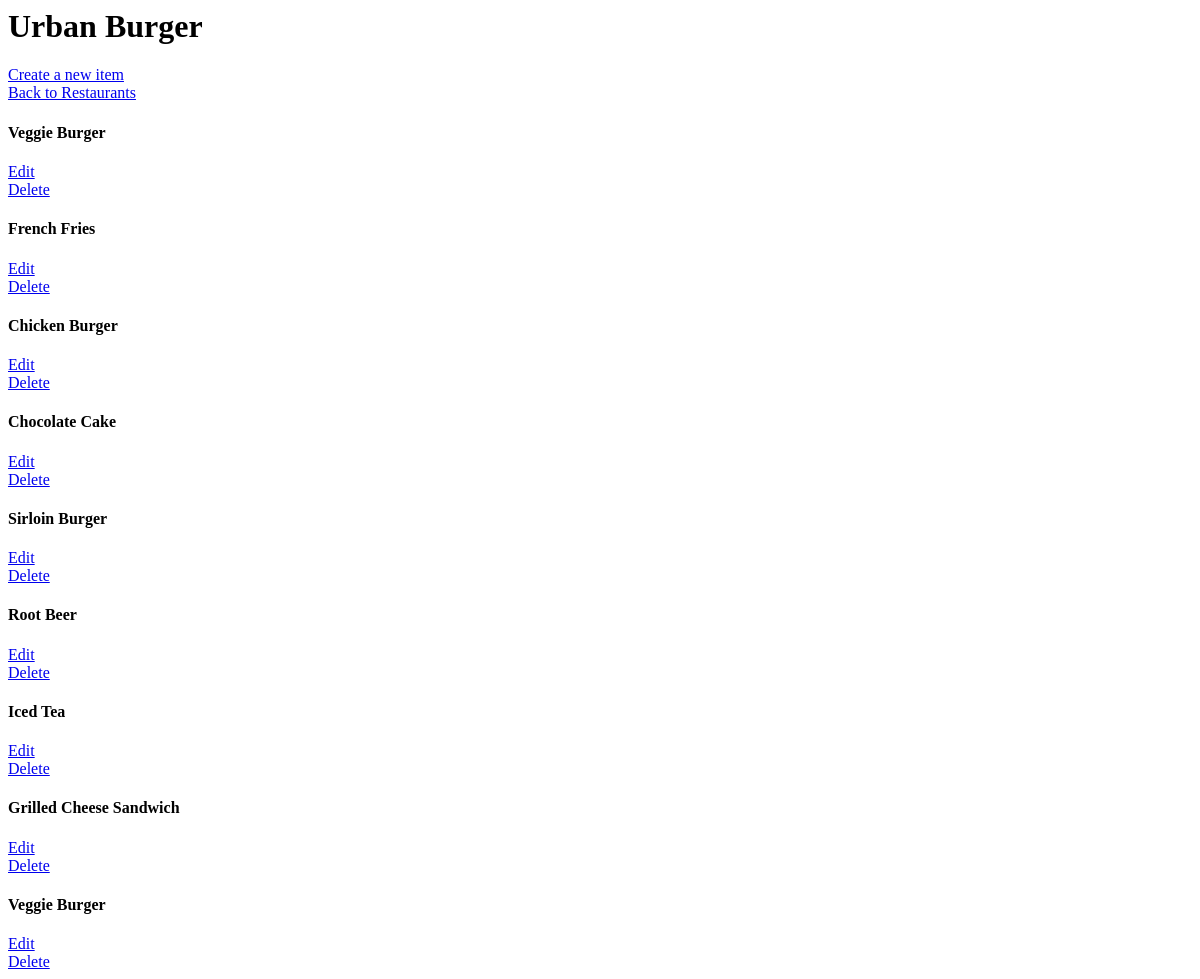
/restaurant/1/menu, run on an earlier commit of the app's database.
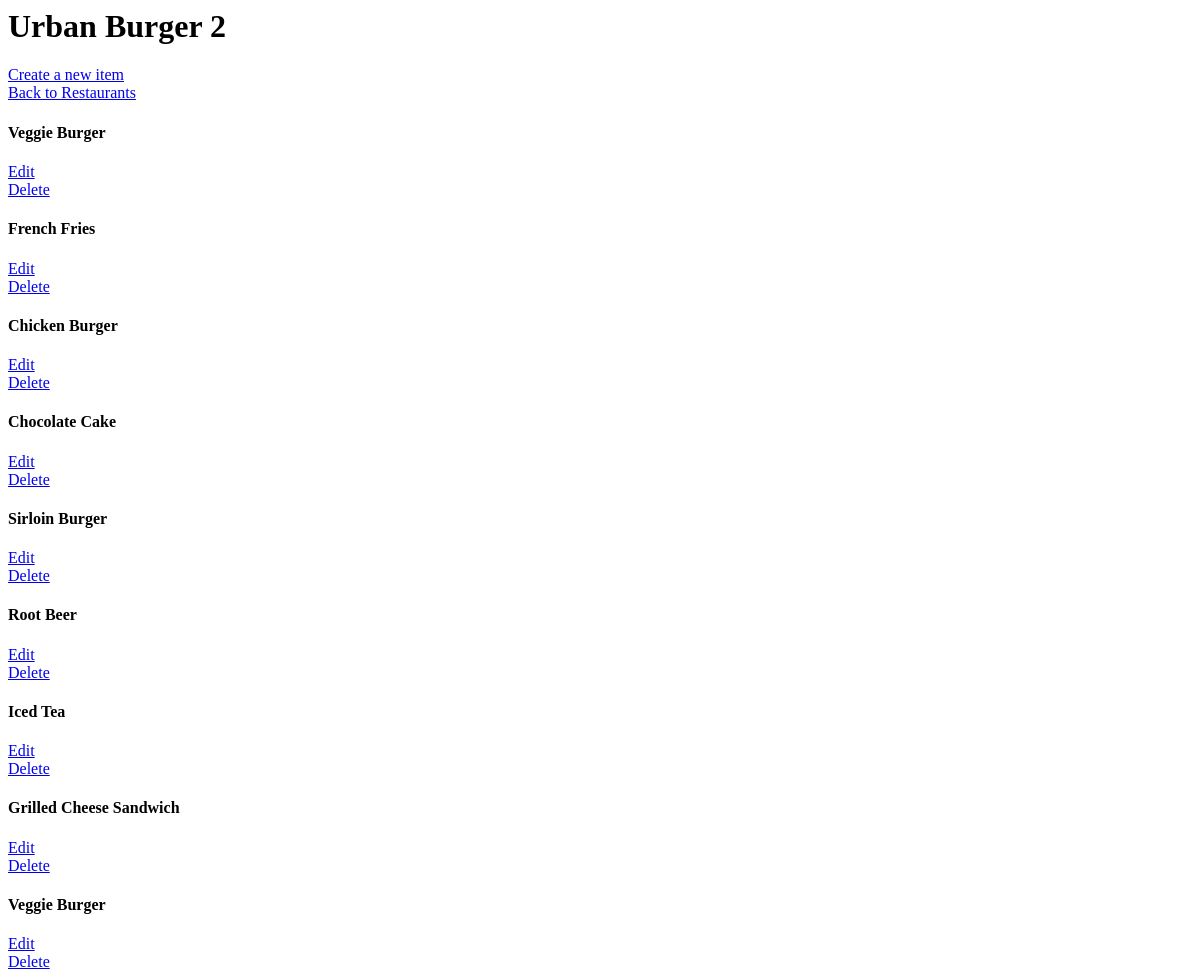
And on a later commit of the database.
### database_setup.py (models this page shows, shortened)
class Restaurant(Base):
    __tablename__ = 'restaurant'
    id = Column(Integer, primary_key=True)
    name = Column(String(250), nullable=False)

### main.py (the view)
@app.route('/restaurant/<int:restaurant_id>')
@app.route('/restaurant/<int:restaurant_id>/menu')
def showMenu(restaurant_id):
    restaurant = session.query(Restaurant).filter_by(id = restaurant_id).one()
    items = session.query(MenuItem).filter_by(restaurant_id = restaurant_id).all()
    return render_template('menu.html', restaurant = restaurant, items = items)

### templates/menu.html (shortened to what this page needs)
<html>
<head>
    <link rel=stylesheet type=text/css href="{{url_for('static', filename='style.css')}}">
</head>
<body>
    <div class='header'><h1>{{restaurant.name}}<h1></div>
    <div class='create'>
        <a href='{{url_for('newMenuItem', restaurant_id = restaurant.id)}}'>Create a new item</a>
    </div>
    <div class='back'>
        <a href='{{url_for('showRestaurants')}}'>Back to Restaurants</a>
    </div>
    <div class="menu_list">
        {% for i in items %}
        <div class="menu_item">
            <h4>{{i.name}}</h4>
            <a class='edit_url' href='{{url_for('editMenuItem', restaurant_id = restaurant.id, menu_id = i.id)}}'>Edit</a></br>
            <a class='delete_url' href='{{url_for('deleteMenuItem', restaurant_id = restaurant.id, menu_id = i.id)}}'>Delete</a>
        </div>
        {% endfor %}
</body>
</html>

What changed in the data, as far as the page shows it:
changed Restaurant: name "Urban Burger" → "Urban Burger 2"
